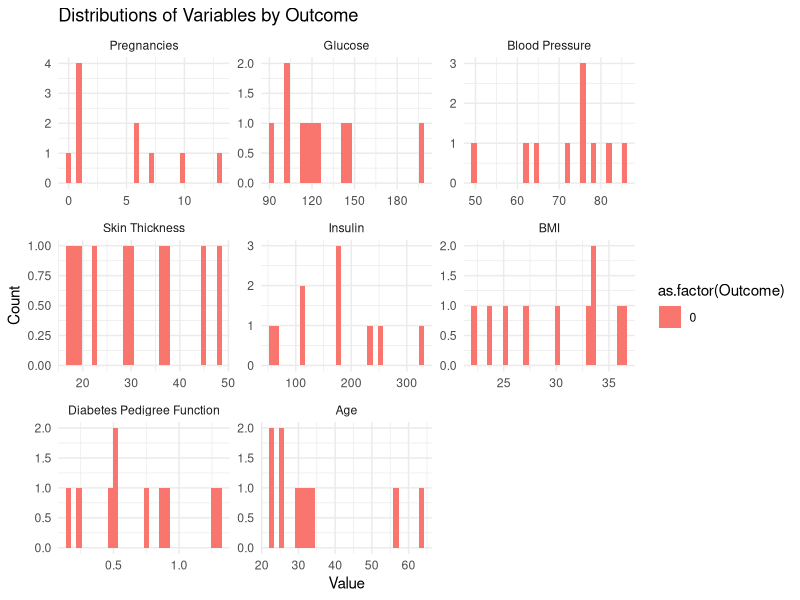

R code for this plot: (Note: this script raises an error after producing the figure.)
# Load necessary libraries
install.packages("corrplot")
install.packages("gglot2")
install.packages("reshape2")
install.packages("corrplot")
install.packages("randomForest")
install.packages("broom")
install.packages("dplyr")
library(ggplot2)
library(corrplot)
library(ggplot2)
library(reshape2)
library(randomForest)
library(dplyr)

# Load cleaned dataset
library(readr)
cleaned_sampled_data <- read_csv("cleaned_sampled_data.csv")
View(cleaned_sampled_data)

library(ggplot2)

# Melt the dataset for visualization
library(reshape2)
Clean_data <- cleaned_sampled_data %>%
  melt(id.vars = "Outcome")

# Convert Outcome to numeric with 1 for "Positive" and 0 for "Negative"
Clean_data <- Clean_data %>%
  mutate(Outcome = ifelse(Outcome == "Positive", 1, 0))

# Convert value to numeric explicitly (if needed)
Clean_data <- Clean_data %>%
  mutate(value = as.numeric(value))

# Plot distributions by Outcome
ggplot(Clean_data, aes(x = value, fill = as.factor(Outcome))) +
  geom_histogram(position = "dodge", bins = 30) +
  facet_wrap(~ variable, scales = "free", ncol = 3) +
  theme_minimal() +
  labs(title = "Distributions of Variables by Outcome",
       x = "Value",
       y = "Count")

# Summary statistics by Outcome
Clean_data %>%
  group_by(Outcome, variable) %>%
  summarize(
    mean_value = mean(value, na.rm = TRUE),
    sd_value = sd(value, na.rm = TRUE),
    .groups = "drop")

# Convert Outcome to binary numeric (if not already done)
Clean_data <- Clean_data %>%
  mutate(Outcome = ifelse(Outcome == "Positive", 1, 0))

# Ensure Outcome is a factor for classification
Clean_data <- Final_data %>%
  mutate(Outcome = as.factor(Outcome))
